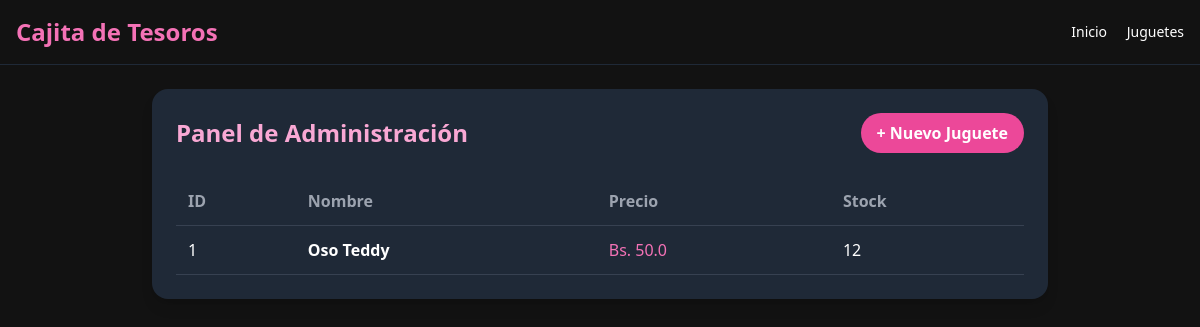
The page /admin/ on the database as committed earlier.
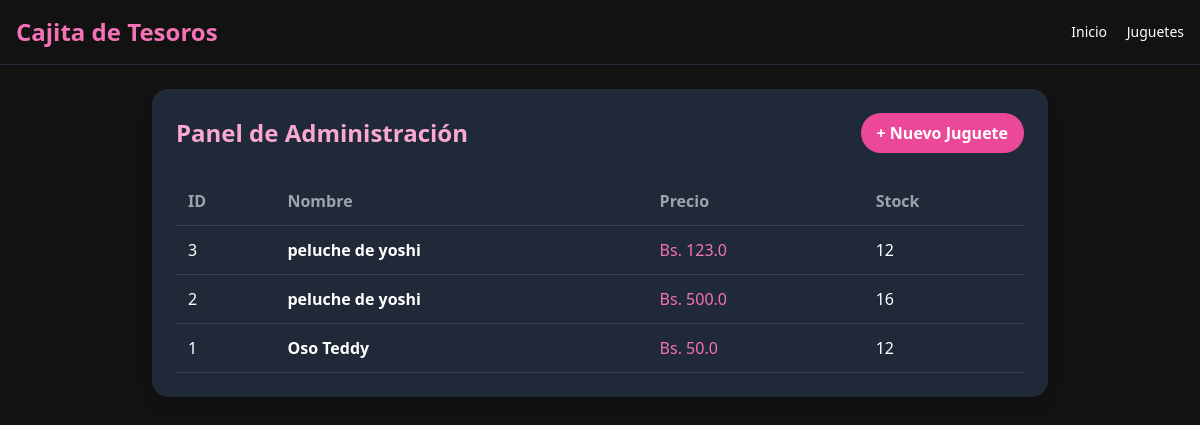
The same page on the database as committed later.
### app/models.py (models this page shows, shortened)
class Product(db.Model):
    __tablename__ = 'products'
    id = db.Column(db.Integer, primary_key=True)
    name = db.Column(db.String(200), nullable=False)
    description = db.Column(db.Text, nullable=True)
    price = db.Column(db.Float, nullable=False)
    discount_price = db.Column(db.Float, nullable=True) # Llenar solo si hay ofertas/rebajas
    stock_quantity = db.Column(db.Integer, default=0, nullable=False)
    is_active = db.Column(db.Boolean, default=True) # Para ocultar juguetes sin borrarlos de la BD
    toy_type = db.Column(db.String(100), nullable=True) # "Tipo de juguete" en el buscador
    size = db.Column(db.String(50), nullable=True) # "Tamaño" en el buscador
    season = db.Column(db.String(100), nullable=True) # "Temporadas" (Ej: Navidad, Día del niño)
    main_image = db.Column(db.String(255), nullable=True)
    created_at = db.Column(db.DateTime, default=datetime.utcnow)
    category_id = db.Column(db.Integer, db.ForeignKey('categories.id'), nullable=False)

### app/admin/routes.py (the view)
@admin_bp.route('/')
def dashboard():
    products = Product.query.order_by(Product.id.desc()).all()
    return render_template('admin/dashboard.html', products=products)

### app/templates/admin/dashboard.html
{% extends 'base.html' %}
{% block content %}
<div class="max-w-4xl mx-auto bg-gray-800 p-6 rounded-2xl shadow-lg">
    <div class="flex justify-between items-center mb-6">
        <h1 class="text-2xl font-bold text-pink-300">Panel de Administración</h1>
        <a href="{{ url_for('admin.add_product') }}" class="bg-pink-500 hover:bg-pink-600 text-white px-4 py-2 rounded-full font-semibold transition">
            + Nuevo Juguete
        </a>
    </div>
    <table class="w-full text-left border-collapse">
        <thead>
            <tr class="border-b border-gray-700 text-gray-400">
                <th class="p-3">ID</th>
                <th class="p-3">Nombre</th>
                <th class="p-3">Precio</th>
                <th class="p-3">Stock</th>
            </tr>
        </thead>
        <tbody>
            {% for product in products %}
            <tr class="border-b border-gray-700 hover:bg-gray-700 transition">
                <td class="p-3">{{ product.id }}</td>
                <td class="p-3 font-semibold">{{ product.name }}</td>
                <td class="p-3 text-pink-400">Bs. {{ product.price }}</td>
                <td class="p-3">{{ product.stock_quantity }}</td>
            </tr>
            {% else %}
            <tr><td colspan="4" class="p-3 text-gray-500 text-center">No hay juguetes registrados.</td></tr>
            {% endfor %}
        </tbody>
    </table>
</div>
{% endblock %}

### app/templates/base.html (shortened to what this page needs)
<!DOCTYPE html>
<html lang="es">
<head>
    <script src="https://cdn.tailwindcss.com"></script>
</head>
<body class="font-sans antialiased min-h-screen flex flex-col">
    <header class="p-4 flex justify-between items-center border-b border-gray-800">
        <div class="text-pink-400 font-bold text-2xl">Cajita de Tesoros</div>
        <nav class="space-x-4 text-sm">
            <a href="/" class="hover:text-pink-400 transition">Inicio</a>
            <a href="/catalogo" class="hover:text-pink-400 transition">Juguetes</a>
        </nav>
    </header>
    <main class="flex-grow p-6">
        {% block content %}{% endblock %}
    </main>
</body>
</html>

### app/templates/base.html (style rules this page uses)
body { background-color: #121212; color: #ffffff; }

Rows that differ between the two databases and show on the page:
added Product: id "3", name "peluche de yoshi", price "123.0", stock_quantity "12"
added Product: id "2", name "peluche de yoshi", price "500.0", stock_quantity "16"
